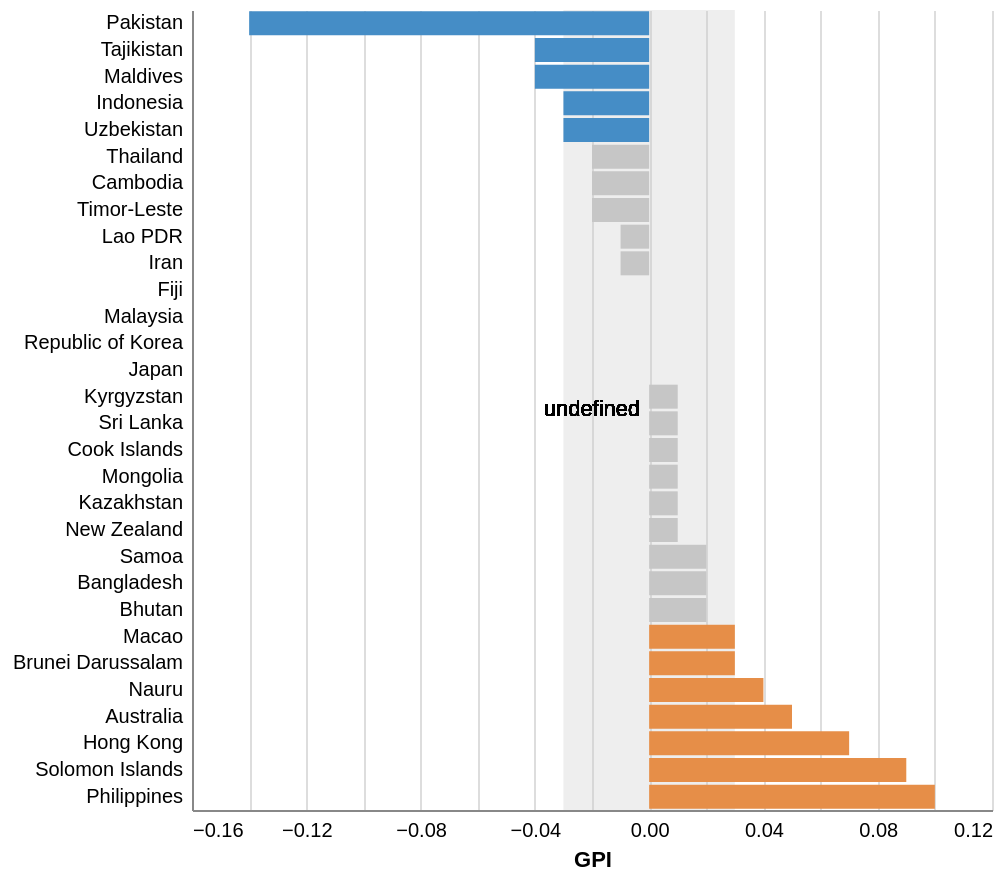

Here is the Vega-Lite specification saved for this chart:
### Vega-Lite specification from a JSON file in a GitHub repository (floating-point values rounded to 4 significant figures)
{"$schema": "https://vega.github.io/schema/vega-lite/v5.json", "view": {"stroke": "transparent"}, "data": {"values": [{"country": "Pakistan", "iso3": "PAK", "value": 0.86}, {"country": "Tajikistan", "iso3": "TJK", "value": 0.96}, {"country": "Maldives", "iso3": "MDV", "value": 0.96}, {"country": "Indonesia", "iso3": "IDN", "value": 0.97}, {"country": "Uzbekistan", "iso3": "UZB", "value": 0.97}, {"country": "Thailand", "iso3": "THA", "value": 0.98}, {"country": "Cambodia", "iso3": "KHM", "value": 0.98}, {"country": "Timor-Leste", "iso3": "TLS", "value": 0.98}, {"country": "Lao PDR", "iso3": "LAO", "value": 0.99}, {"country": "Iran", "iso3": "IRN", "value": 0.99}, {"country": "Fiji", "iso3": "FJI", "value": 1}, {"country": "Malaysia", "iso3": "MYS", "value": 1}, {"country": "Republic of Korea", "iso3": "KOR", "value": 1}, {"country": "Japan", "iso3": "JPN", "value": 1}, {"country": "Kyrgyzstan", "iso3": "KGZ", "value": 1.01}, {"country": "Sri Lanka", "iso3": "LKA", "value": 1.01}, {"country": "Cook Islands", "iso3": "COK", "value": 1.01}, {"country": "Mongolia", "iso3": "MNG", "value": 1.01}, {"country": "Kazakhstan", "iso3": "KAZ", "value": 1.01}, {"country": "New Zealand", "iso3": "NZL", "value": 1.01}, {"country": "Samoa", "iso3": "WSM", "value": 1.02}, {"country": "Bangladesh", "iso3": "BGD", "value": 1.02}, {"country": "Bhutan", "iso3": "BTN", "value": 1.02}, {"country": "Macao", "iso3": "MAC", "value": 1.03}, {"country": "Brunei Darussalam", "iso3": "BRN", "value": 1.03}, {"country": "Nauru", "iso3": "NRU", "value": 1.04}, {"country": "Australia", "iso3": "AUS", "value": 1.05}, {"country": "Hong Kong", "iso3": "HKG", "value": 1.07}, {"country": "Solomon Islands", "iso3": "SLB", "value": 1.09}, {"country": "Philippines", "iso3": "PHL", "value": 1.1}]}, "width": 400, "height": 400, "layer": [{"data": {"values": [{"y1": -0.03, "y2": 0.03}]}, "mark": {"type": "rect", "color": "rgb(198,198,198)", "opacity": 0.3}, "encoding": {"x": {"field": "y1", "type": "quantitative"}, "x2": {"field": "y2"}}}, {"transform": [{"calculate": "datum.value - 1", "as": "diff"}, {"calculate": "datum.value < -0.03 ? 'blue' : 'orange'", "as": "'colour'"}], "mark": {"type": "bar", "color": "rgb(225,40,38)"}, "encoding": {"y": {"field": "country", "type": "nominal", "axis": {"ticks": false, "labelPadding": 5, "title": null}, "sort": "x"}, "x": {"field": "diff", "type": "quantitative", "axis": {"title": "GPI", "ticks": false, "labelPadding": 5}}, "color": {"condition": [{"test": "datum.diff < -0.03", "value": "rgb(69,141,198)"}, {"test": "datum.diff > -0.03 && datum.diff < 0.03", "value": "rgb(198,198,198)"}, {"test": "datum.diff > 0.03", "value": "rgb(230,142,72)"}], "field": "diff", "type": "quantitative", "legend": null}}}, {"mark": {"type": "text"}, "encoding": {"text": {"field": ""}}}]}
